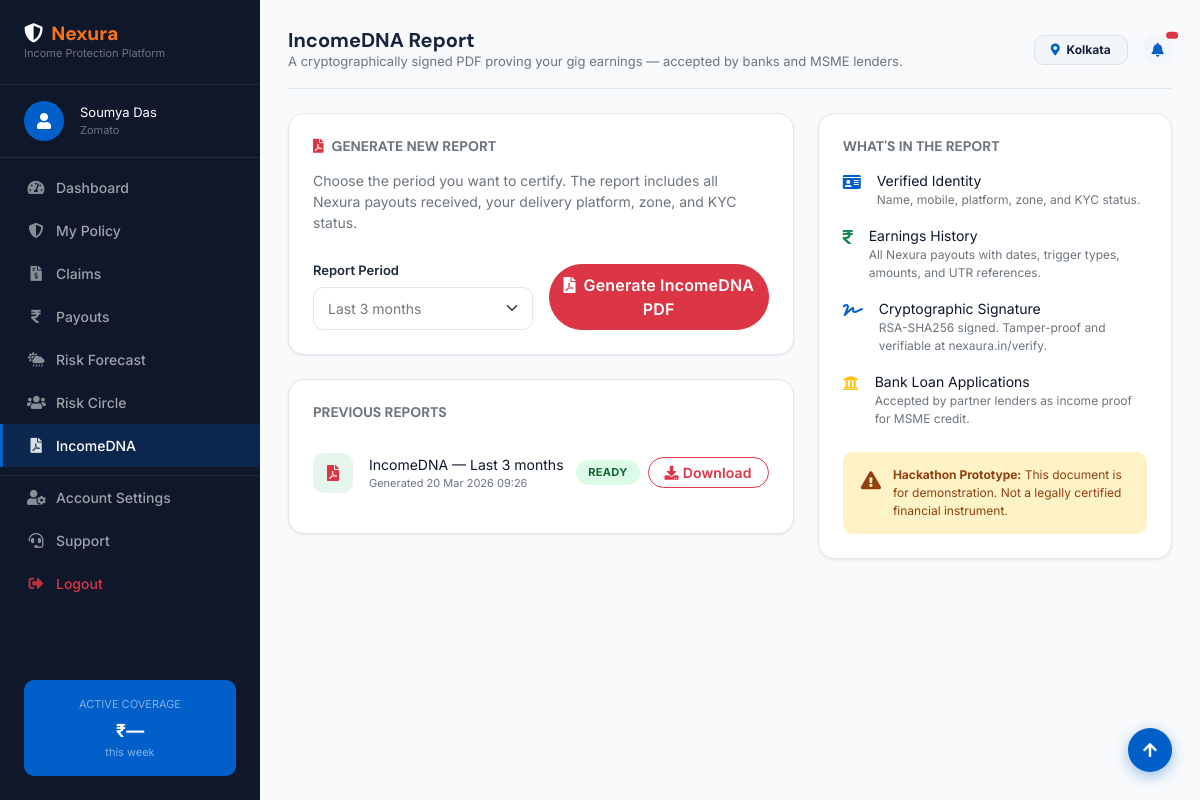
/documents/ (signed in), run on the app's committed database.
### apps/accounts/models.py (models this page shows, shortened)
class User(AbstractBaseUser, PermissionsMixin):
	LANGUAGE_CHOICES = [
		("en", "English"),
		("hi", "Hindi"),
		("bn", "Bengali"),
	]
	mobile = models.CharField(max_length=10, unique=True, validators=[mobile_validator])
	email = models.EmailField(blank=True, null=True)
	is_worker = models.BooleanField(default=True)
	is_admin = models.BooleanField(default=False)
	is_staff = models.BooleanField(default=False)
	is_active = models.BooleanField(default=True)
	mobile_verified = models.BooleanField(default=False)
	profile_complete = models.BooleanField(default=False)
	language = models.CharField(max_length=5, choices=LANGUAGE_CHOICES, default="en")
	date_joined = models.DateTimeField(auto_now_add=True)
	objects = UserManager()
	USERNAME_FIELD = "mobile"
	REQUIRED_FIELDS = []
	class Meta:
		ordering = ["-date_joined"]

### apps/workers/models.py (models this page shows, shortened)
class WorkerProfile(models.Model):
	PLATFORM_CHOICES = [
		("zomato", "Zomato"),
		("swiggy", "Swiggy"),
		("amazon", "Amazon Flex"),
		("zepto", "Zepto"),
		("blinkit", "Blinkit"),
		("dunzo", "Dunzo"),
		("other", "Other"),
	]
	SEGMENT_CHOICES = [
		("bike", "Bike"),
		("bicycle", "Bicycle"),
		("auto", "Auto Rickshaw"),
		("car", "Car"),
	]
	user = models.OneToOneField(
		settings.AUTH_USER_MODEL,
		on_delete=models.CASCADE,
		related_name="workerprofile",
	)
	name = models.CharField(max_length=120)
	platform = models.CharField(max_length=20, choices=PLATFORM_CHOICES, default="other")
	segment = models.CharField(max_length=20, choices=SEGMENT_CHOICES, default="bike")
	zone = models.ForeignKey(
		"zones.Zone",
		null=True,
		blank=True,
		on_delete=models.SET_NULL,
		related_name="workers",
	)
	upi_id = models.CharField(max_length=100, blank=True)
	risk_score = models.FloatField(default=0.0)
	risk_updated_at = models.DateTimeField(null=True, blank=True)
	grace_tokens = models.PositiveIntegerField(default=0)
	razorpay_contact_id = models.CharField(max_length=120, blank=True)
	razorpay_fund_acct_id = models.CharField(max_length=120, blank=True)
	razorpay_mandate_id = models.CharField(max_length=120, blank=True)
	created_at = models.DateTimeField(auto_now_add=True)
	updated_at = models.DateTimeField(auto_now=True)
	class Meta:
		ordering = ["-created_at"]

### apps/zones/models.py (models this page shows, shortened)
class Zone(models.Model):
	city = models.CharField(max_length=100)
	area_name = models.CharField(max_length=120)
	state = models.CharField(max_length=100, blank=True)
	lat = models.DecimalField(max_digits=10, decimal_places=7, null=True, blank=True)
	lng = models.DecimalField(max_digits=10, decimal_places=7, null=True, blank=True)
	radius_km = models.DecimalField(max_digits=6, decimal_places=2, default=5)
	risk_multiplier = models.DecimalField(max_digits=5, decimal_places=2, default=1.00)
	active = models.BooleanField(default=True)
	created_at = models.DateTimeField(auto_now_add=True)
	updated_at = models.DateTimeField(auto_now=True)
	class Meta:
		ordering = ["city", "area_name"]

### apps/documents/models.py (models this page shows, shortened)
class IncomeDNADocument(models.Model):
	STATUS_CHOICES = [
		("pending", "Pending"),
		("ready", "Ready"),
		("failed", "Failed"),
	]
	worker = models.ForeignKey(
		settings.AUTH_USER_MODEL,
		on_delete=models.CASCADE,
		related_name="income_dna_docs",
	)
	period_months = models.PositiveIntegerField(default=3)
	status = models.CharField(max_length=20, choices=STATUS_CHOICES, default="pending")
	pdf_file = models.FileField(upload_to="income_dna/", blank=True)
	signature_hex = models.CharField(max_length=256, blank=True)
	failure_reason = models.TextField(blank=True)
	created_at = models.DateTimeField(auto_now_add=True)
	updated_at = models.DateTimeField(auto_now=True)
	class Meta:
		ordering = ["-created_at"]

### apps/documents/views.py (the view)
@_login
def income_dna(request):
    if not request.user.is_worker:
        return redirect('core:home')
    docs = IncomeDNADocument.objects.filter(worker=request.user).order_by('-created_at')[:5]
    return render(request, 'documents/income_dna.html', {'docs': docs})

### templates/documents/income_dna.html (shortened to what this page needs)
{% extends "base_dashboard.html" %}
{% load static %}
{% block page_title %}IncomeDNA Report{% endblock %}
{% block page_subtitle %}A cryptographically signed PDF proving your gig earnings — accepted by banks and MSME lenders.{% endblock %}
{% block sidebar_documents %}active{% endblock %}
{% block content %}
<div class="row g-4">
    <div class="col-lg-7">
        <div class="nexura-stat-card mb-4">
            <h6 class="fw-bold mb-3 text-uppercase small text-muted">
                <i class="fas fa-file-pdf text-danger me-2"></i>Generate New Report
            </h6>
            <p class="text-muted small mb-4">
                Choose the period you want to certify. The report includes all
                Nexura payouts received, your delivery platform, zone, and KYC status.
            </p>
            <form method="POST" action="{% url 'documents:generate_income_dna' %}">
                <div class="row g-3 align-items-end">
                    <div class="col-md-6">
                        <label class="form-label fw-semibold small">Report Period</label>
                        <select name="period_months" class="form-select">
                            <option value="3" selected>Last 3 months</option>
                        </select>
                    </div>
                    <div class="col-md-6">
                        <button type="submit" class="btn btn-danger rounded-pill w-100 py-2 fw-semibold">
                            <i class="fas fa-file-pdf me-2"></i>Generate IncomeDNA PDF
                        </button>
                    </div>
                </div>
            </form>
        </div>
        {% if docs %}
        <div class="nexura-stat-card">
            <h6 class="fw-bold mb-3 text-uppercase small text-muted">Previous Reports</h6>
            {% for doc in docs %}
            <div class="d-flex align-items-center justify-content-between py-3
                        {% if not forloop.last %}border-bottom{% endif %}">
                <div class="d-flex align-items-center gap-3">
                    <div class="stat-icon {% if doc.status == 'ready' %}bg-success-soft{% elif doc.status == 'failed' %}bg-danger-soft{% else %}bg-warning-soft{% endif %}"
                         style="width:40px;height:40px;">
                        <i class="fas fa-file-pdf
                           {% if doc.status == 'ready' %}text-danger{% elif doc.status == 'failed' %}text-danger{% else %}text-warning{% endif %}"
                           style="font-size:16px;"></i>
                    </div>
                    <div>
                        <p class="fw-semibold mb-0 small">IncomeDNA — Last {{ doc.period_months }} month{{ doc.period_months|pluralize }}</p>
                        <p class="text-muted mb-0" style="font-size:11px;">
                            Generated {{ doc.created_at|date:"d M Y H:i" }}
                        </p>
                    </div>
                </div>
                <div class="d-flex align-items-center gap-2">
                    <span class="status-badge {% if doc.status == 'ready' %}active{% elif doc.status == 'failed' %}rejected{% else %}pending{% endif %}">
                        {{ doc.get_status_display }}
                    </span>
                    {% if doc.status == 'ready' %}
                    <a href="{% url 'documents:download_income_dna' doc.pk %}"
                       class="btn btn-sm btn-outline-danger rounded-pill px-3">
                        <i class="fas fa-download me-1"></i>Download
                    </a>
                    {% endif %}
                </div>
            </div>
            {% endfor %}
        </div>
        {% endif %}
    </div>
    <div class="col-lg-5">
        <div class="nexura-stat-card">
            <h6 class="fw-bold mb-3 text-uppercase small text-muted">What's in the Report</h6>
            <div class="d-flex flex-column gap-3">
                <div class="d-flex gap-3 align-items-start">
                    <i class="fas fa-id-card text-primary mt-1"></i>
                    <div>
                        <p class="fw-semibold mb-0 small">Verified Identity</p>
                        <p class="text-muted mb-0" style="font-size:12px;">Name, mobile, platform, zone, and KYC status.</p>
                    </div>
                </div>
                <div class="d-flex gap-3 align-items-start">
                    <i class="fas fa-rupee-sign text-success mt-1"></i>
                    <div>
                        <p class="fw-semibold mb-0 small">Earnings History</p>
                        <p class="text-muted mb-0" style="font-size:12px;">All Nexura payouts with dates, trigger types, amounts, and UTR references.</p>
                    </div>
                </div>
                <div class="d-flex gap-3 align-items-start">
                    <i class="fas fa-signature text-primary mt-1"></i>
                    <div>
                        <p class="fw-semibold mb-0 small">Cryptographic Signature</p>
                        <p class="text-muted mb-0" style="font-size:12px;">RSA-SHA256 signed. Tamper-proof and verifiable at nexaura.in/verify.</p>
                    </div>
                </div>
                <div class="d-flex gap-3 align-items-start">
                    <i class="fas fa-university text-warning mt-1"></i>
                    <div>
                        <p class="fw-semibold mb-0 small">Bank Loan Applications</p>
                        <p class="text-muted mb-0" style="font-size:12px;">Accepted by partner lenders as income proof for MSME credit.</p>
                    </div>
                </div>
            </div>
            <div class="nexura-alert warning mt-4">
                <span class="alert-icon"><i class="fas fa-exclamation-triangle"></i></span>
                <div style="font-size:12px;">
                    <strong>Hackathon Prototype:</strong> This document is for demonstration.
                    Not a legally certified financial instrument.
                </div>
            </div>
        </div>
    </div>
</div>
{% endblock %}

### templates/base_dashboard.html (shortened to what this page needs)
{% extends "base.html" %}
{% load static %}
{% block body_class %}nexura-dashboard{% endblock %}
{% block full_page %}
<nav class="nexura-sidebar" id="nexuraSidebar">
    <div class="sidebar-brand">
        <h4><i class="fas fa-shield-alt me-2"></i><span>Nexura</span></h4>
        <p class="text-muted mb-0" style="font-size: 11px;">Income Protection Platform</p>
    </div>
    {% if request.user.is_authenticated and request.user.is_worker %}
    <div class="px-4 py-3 border-bottom" style="border-color: rgba(255,255,255,0.08) !important;">
        <div class="d-flex align-items-center gap-3">
            <div class="bg-primary rounded-circle d-flex align-items-center justify-content-center"
                 style="width:40px;height:40px;flex-shrink:0;">
                <i class="fas fa-user text-white"></i>
            </div>
            <div class="overflow-hidden">
                <p class="text-white fw-semibold mb-0 text-truncate" style="font-size:13px;">
                    {{ request.user.workerprofile.name|default:request.user.mobile }}
                </p>
                <p class="text-muted mb-0" style="font-size:11px;">
                    {{ request.user.workerprofile.get_platform_display|default:"Gig Worker" }}
                </p>
            </div>
        </div>
    </div>
    {% endif %}
    <ul class="nav flex-column mt-2 px-0">
        <li class="nav-item">
            <a href="{% url 'workers:dashboard' %}"
               class="nav-link {% block sidebar_dashboard %}{% endblock %}">
                <i class="fas fa-tachometer-alt"></i>
                <span>Dashboard</span>
            </a>
        </li>
        <li class="nav-item">
            <a href="{% url 'policies:my_policy' %}"
               class="nav-link {% block sidebar_policy %}{% endblock %}">
                <i class="fas fa-shield-alt"></i>
                <span>My Policy</span>
            </a>
        </li>
        <li class="nav-item">
            <a href="{% url 'claims:my_claims' %}"
               class="nav-link {% block sidebar_claims %}{% endblock %}">
                <i class="fas fa-file-invoice-dollar"></i>
                <span>Claims</span>
            </a>
        </li>
        <li class="nav-item">
            <a href="{% url 'payouts:history' %}"
               class="nav-link {% block sidebar_payouts %}{% endblock %}">
                <i class="fas fa-rupee-sign"></i>
                <span>Payouts</span>
            </a>
        </li>
        <li class="nav-item">
            <a href="{% url 'forecasting:zone_forecast' %}"
               class="nav-link {% block sidebar_forecast %}{% endblock %}">
                <i class="fas fa-cloud-sun-rain"></i>
                <span>Risk Forecast</span>
            </a>
        </li>
        <li class="nav-item">
            <a href="{% url 'circles:my_circle' %}"
               class="nav-link {% block sidebar_circles %}{% endblock %}">
                <i class="fas fa-users"></i>
                <span>Risk Circle</span>
            </a>
        </li>
        <li class="nav-item">
            <a href="{% url 'documents:income_dna' %}"
               class="nav-link {% block sidebar_documents %}{% endblock %}">
                <i class="fas fa-file-pdf"></i>
                <span>IncomeDNA</span>
            </a>
        </li>
        <li class="nav-item mt-2" style="border-top: 1px solid rgba(255,255,255,0.08);">
            <a href="{% url 'workers:account' %}"
               class="nav-link {% block sidebar_account %}{% endblock %}">
                <i class="fas fa-user-cog"></i>
                <span>Account Settings</span>
            </a>
        </li>
        <li class="nav-item">
            <a href="{% url 'core:support' %}" class="nav-link">
                <i class="fas fa-headset"></i>
                <span>Support</span>
            </a>
        </li>
        <li class="nav-item">
            <a
        <a href="{% url 'accounts:logout' %}" class="nav-link text-danger">
                <i class="fas fa-sign-out-alt"></i>
                <span>Logout</span>
            </a>
        </li>
    </ul>
    <div class="position-absolute bottom-0 start-0 end-0 p-4">
        <div class="bg-primary bg-opacity-25 rounded p-3 text-center">
            <p class="text-white-50 mb-1" style="font-size: 11px;">ACTIVE COVERAGE</p>
            <p class="text-white fw-bold mb-0" style="font-size: 18px;">
                ₹{% block sidebar_coverage %}—{% endblock %}
            </p>
            <p class="text-white-50 mb-0" style="font-size: 11px;">this week</p>
        </div>
    </div>
</nav>
<div class="nexura-main-content">
    <div class="d-flex justify-content-between align-items-center mb-4 pb-3"
         style="border-bottom: 1px solid #e2e8f0;">
        <div class="d-flex align-items-center gap-3">
            <div>
                <h5 class="mb-0 fw-bold text-dark">{% block page_title %}Dashboard{% endblock %}</h5>
                <p class="mb-0 text-muted" style="font-size: 13px;">{% block page_subtitle %}{% endblock %}</p>
            </div>
        </div>
        <div class="d-flex align-items-center gap-3">
            {% if request.user.is_authenticated and request.user.is_worker %}
            <span class="badge bg-light text-dark border px-3 py-2" style="font-size: 12px;">
                <i class="fas fa-map-marker-alt text-primary me-1"></i>
                {{ request.user.workerprofile.zone.city|default:"—" }}
            </span>
            {% endif %}
            <div class="dropdown">
                <button class="btn btn-light btn-sm position-relative"
                        type="button"
                        id="dashboardNotifDropdown"
                        data-bs-toggle="dropdown"
                        data-bs-auto-close="outside"
                        aria-expanded="false"
                        aria-label="Open notifications">
                    <i class="fas fa-bell"></i>
                    <span class="position-absolute top-0 start-100 translate-middle badge rounded-pill bg-danger"
                          style="font-size: 9px;">
                    </span>
                </button>
            </div>
        </div>
    </div>
    {% block content %}{% endblock %}
</div>
<a href="#" class="btn btn-primary btn-lg-square rounded-circle back-to-top">
    <i class="fa fa-arrow-up"></i>
</a>
{% endblock full_page %}

### data on the page
User: user.workerprofile.name "Soumya Das", user.workerprofile.platform "Zomato", user.workerprofile.zone.city "Kolkata"
IncomeDNADocument: period_months "3", created_at "20 Mar 2026 09:26", status "READY", shows "Download"
